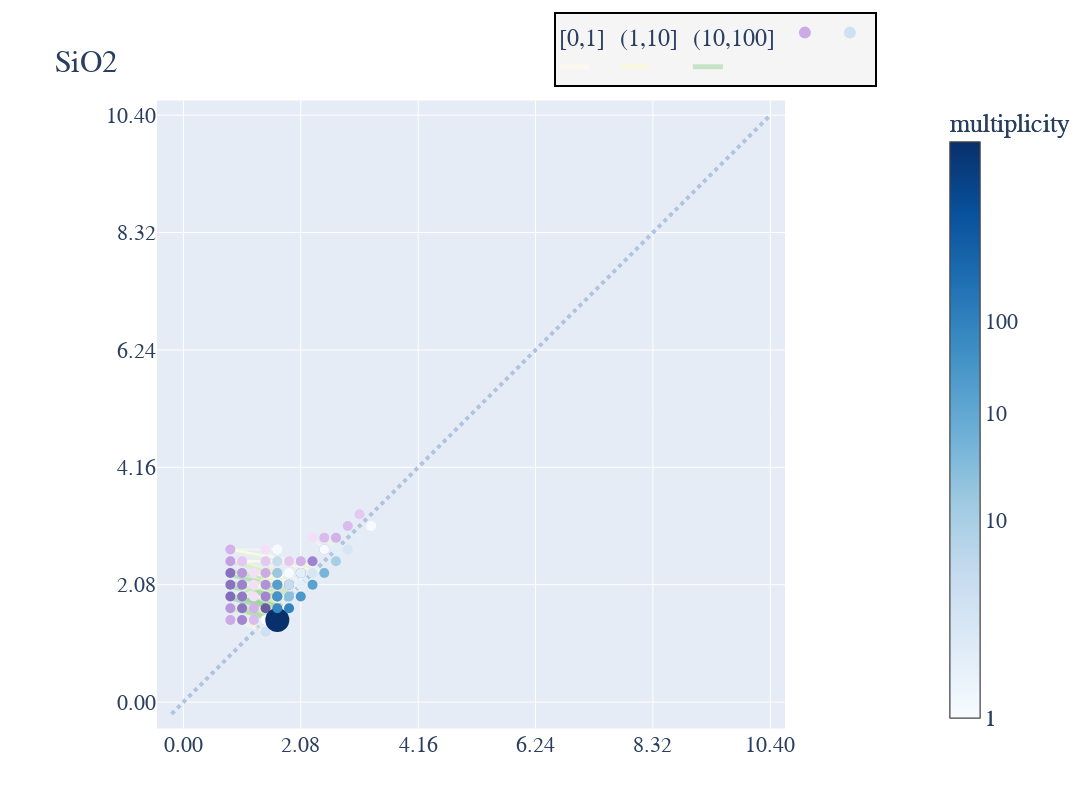

The notebook cell this image was saved under:
### Code cell
from commutazzio.compute import ConnectedPersistenceDiagram
from commutazzio.compute import CLInvariants
from commutazzio.plot import ComplementaryTrianglesPlot as Visualizer
from commutazzio.plot import OverlappingTrianglesPlot as Visualizer2
inv=CLInvariants(filtration)
inv.cPD_computation(homology_dim=1)
cPD=inv.cPDs[0]
fig=Visualizer2(cPD=cPD,title='SiO2').render()
fig.show()
